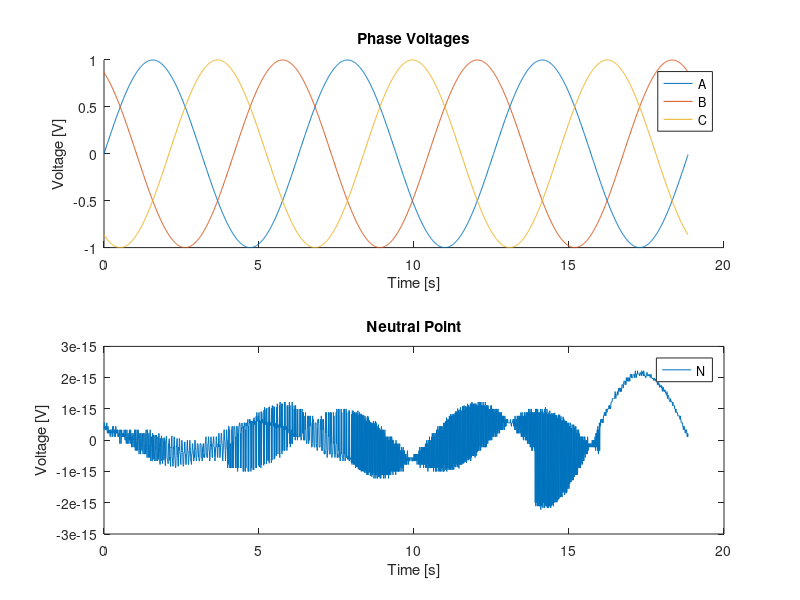

Here is the MATLAB script that generated this plot:
t = 0:0.01:3*(2*pi);

%% 3-Phase 120deg offset
A = sin(t+0/3*(2*pi));
B = sin(t+1/3*(2*pi));
C = sin(t+2/3*(2*pi));

figure();

% Phase Voltages
subplot(2,1,1); hold on;
plot(t,A);
plot(t,B);
plot(t,C);
xlabel("Time [s]"); ylabel("Voltage [V]"); title('Phase Voltages'); legend('A','B','C');

% Neutral Point
subplot(2,1,2);
plot(t,A+B+C)
xlabel("Time [s]"); ylabel("Voltage [V]"); title('Neutral Point'); legend('N');
